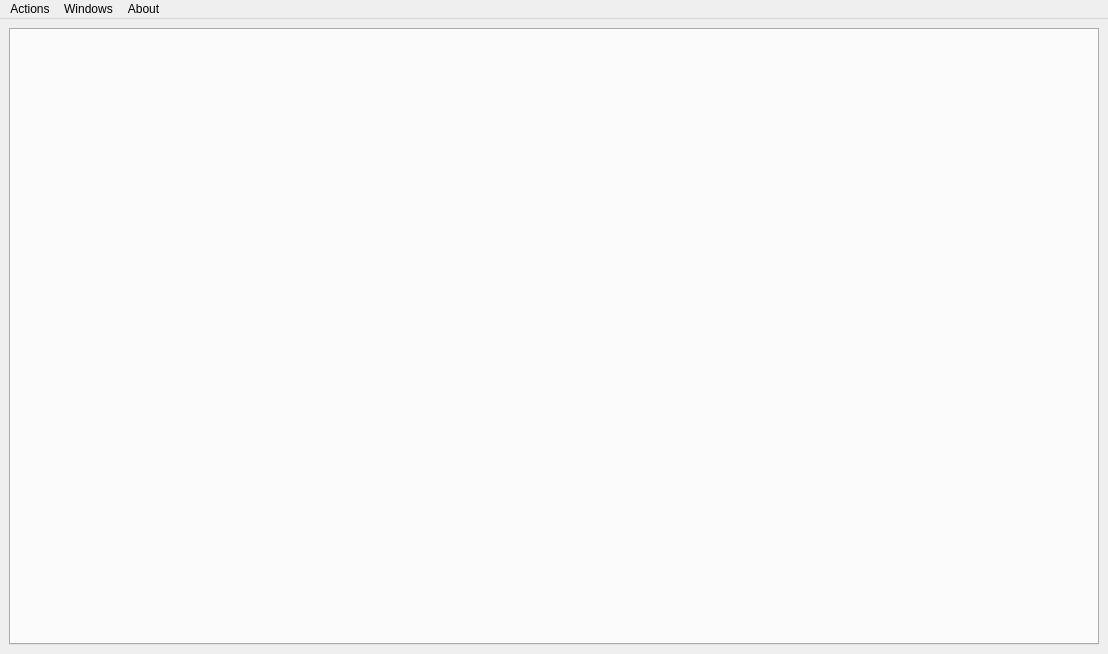
<?xml version="1.0" encoding="UTF-8"?>
<ui version="4.0">
 <class>MainWindow</class>
 <widget class="QMainWindow" name="MainWindow">
  <property name="geometry">
   <rect>
    <x>0</x>
    <y>0</y>
    <width>1108</width>
    <height>654</height>
   </rect>
  </property>
  <property name="sizePolicy">
   <sizepolicy hsizetype="Expanding" vsizetype="Expanding">
    <horstretch>0</horstretch>
    <verstretch>0</verstretch>
   </sizepolicy>
  </property>
  <property name="minimumSize">
   <size>
    <width>700</width>
    <height>500</height>
   </size>
  </property>
  <property name="windowTitle">
   <string>Spool</string>
  </property>
  <widget class="QWidget" name="centralwidget">
   <property name="sizePolicy">
    <sizepolicy hsizetype="Expanding" vsizetype="Expanding">
     <horstretch>0</horstretch>
     <verstretch>0</verstretch>
    </sizepolicy>
   </property>
   <property name="minimumSize">
    <size>
     <width>0</width>
     <height>0</height>
    </size>
   </property>
   <layout class="QHBoxLayout" name="horizontalLayout">
    <item>
     <widget class="QTabWidget" name="tabs">
      <property name="sizePolicy">
       <sizepolicy hsizetype="Expanding" vsizetype="Expanding">
        <horstretch>0</horstretch>
        <verstretch>0</verstretch>
       </sizepolicy>
      </property>
      <property name="minimumSize">
       <size>
        <width>300</width>
        <height>300</height>
       </size>
      </property>
     </widget>
    </item>
   </layout>
  </widget>
  <widget class="QMenuBar" name="menubar">
   <property name="geometry">
    <rect>
     <x>0</x>
     <y>0</y>
     <width>1108</width>
     <height>21</height>
    </rect>
   </property>
   <widget class="QMenu" name="menuActions">
    <property name="title">
     <string>Actions</string>
    </property>
    <addaction name="actionExit"/>
   </widget>
   <widget class="QMenu" name="menuWindows">
    <property name="title">
     <string>Windows</string>
    </property>
   </widget>
   <widget class="QMenu" name="menuAbout">
    <property name="title">
     <string>About</string>
    </property>
    <addaction name="actionHelp"/>
    <addaction name="actionAbout_Spool"/>
   </widget>
   <addaction name="menuActions"/>
   <addaction name="menuWindows"/>
   <addaction name="menuAbout"/>
  </widget>
  <action name="actionExit">
   <property name="text">
    <string>Exit</string>
   </property>
   <property name="shortcut">
    <string>Ctrl+Q</string>
   </property>
  </action>
  <action name="actionAbout_Spool">
   <property name="text">
    <string>About Spool</string>
   </property>
  </action>
  <action name="actionHelp">
   <property name="text">
    <string>Help</string>
   </property>
   <property name="shortcut">
    <string>Ctrl+H</string>
   </property>
  </action>
 </widget>
 <resources/>
 <connections/>
</ui>
